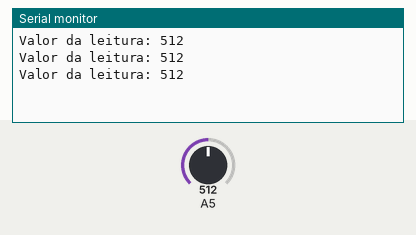
Bench run of a sketch on a simulated Arduino Uno, built with avr-gcc and run on an emulated ATmega328P. Parts: the last lines printed to the serial monitor. Inputs (shaded band) come from the test bench; at power-on: A5 = 512.

Above: at 1.3 s.
1.4 s: A5 set to 716
At 1.8 s:
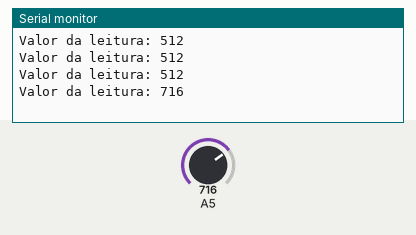
2.9 s: A5 set to 900
At 3.4 s:
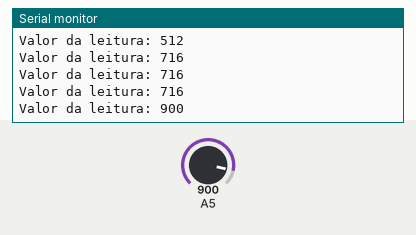
Timing chart, 0 to 5.9 s (numbered marks = the images above; inputs shaded):
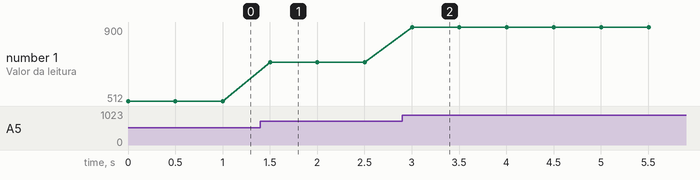

The sketch:

leitura_analogica.ino
```cpp
// Leitura Analógica

void setup()
{
  Serial.begin(9600);
  pinMode(A5, INPUT);
}

void loop()
{
  int leitura = analogRead(A5);

  Serial.print("Valor da leitura: ");
  Serial.println(leitura);
  delay(500);
}
```

Measured:
- after the input at 1.4 s, the serial monitor: prints a new line after 0.10 s (image 1)
- after the input at 2.9 s, the serial monitor: prints a new line after 0.10 s (image 2)
- plotted number 1: 512 → 716 after the input at 1.4 s, 716 → 900 after the input at 2.9 s
